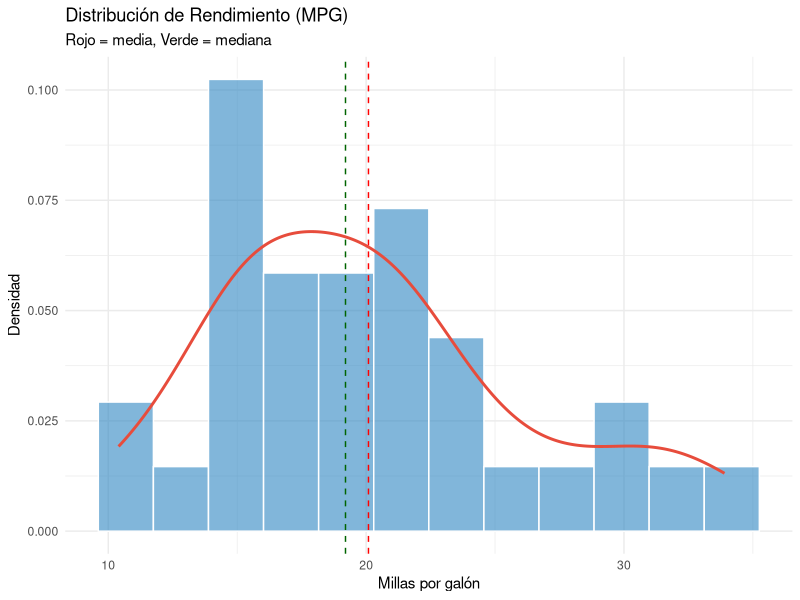
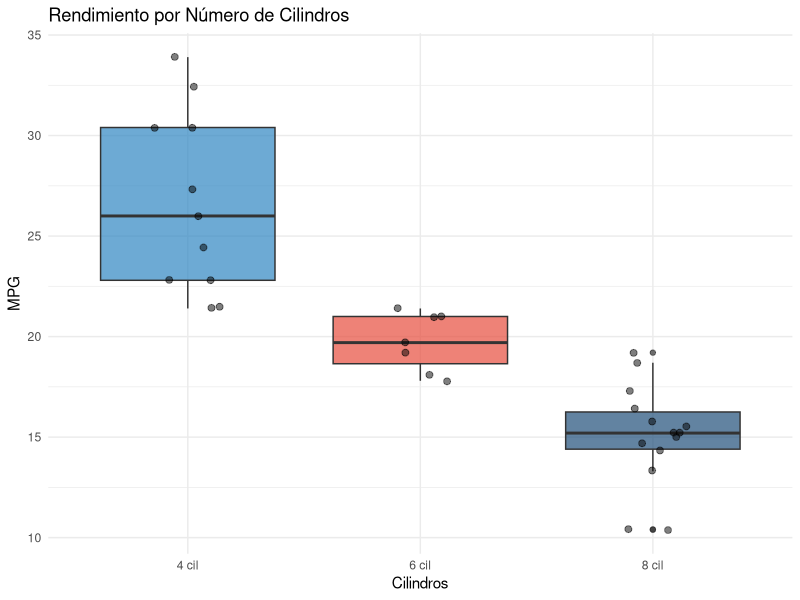
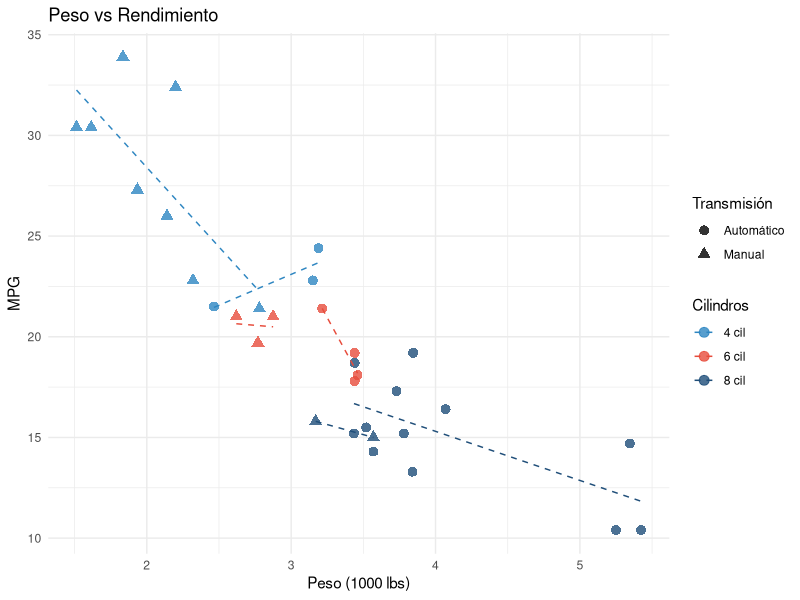
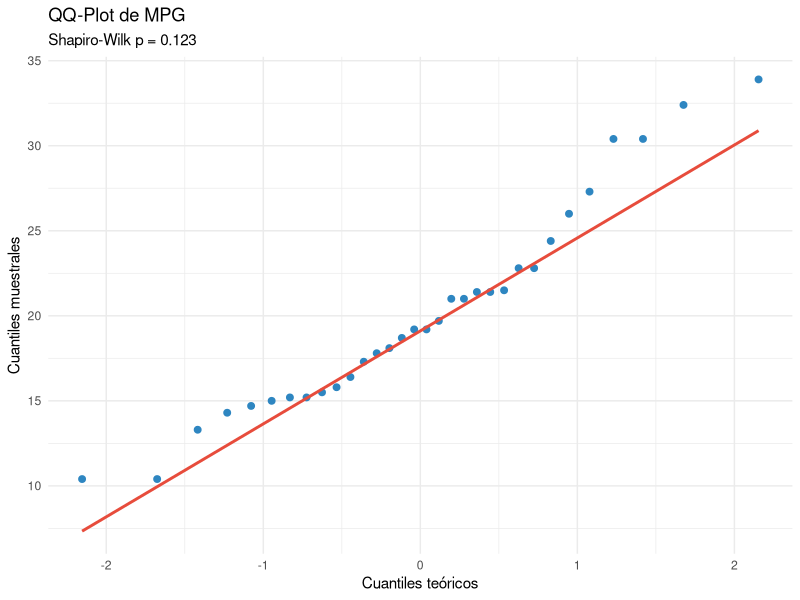
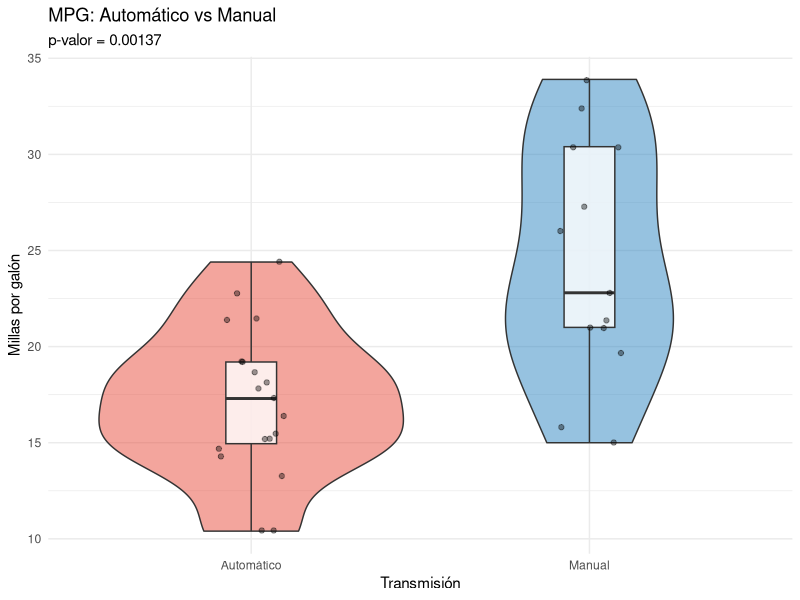
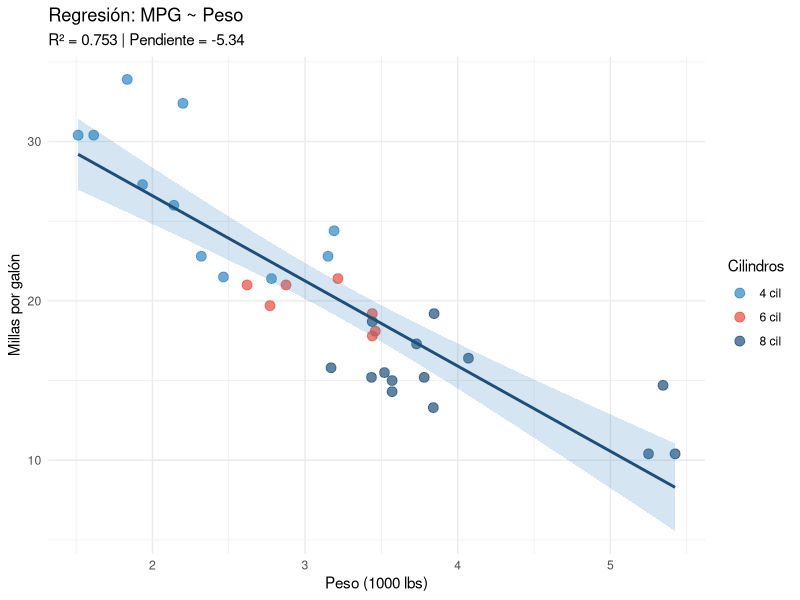
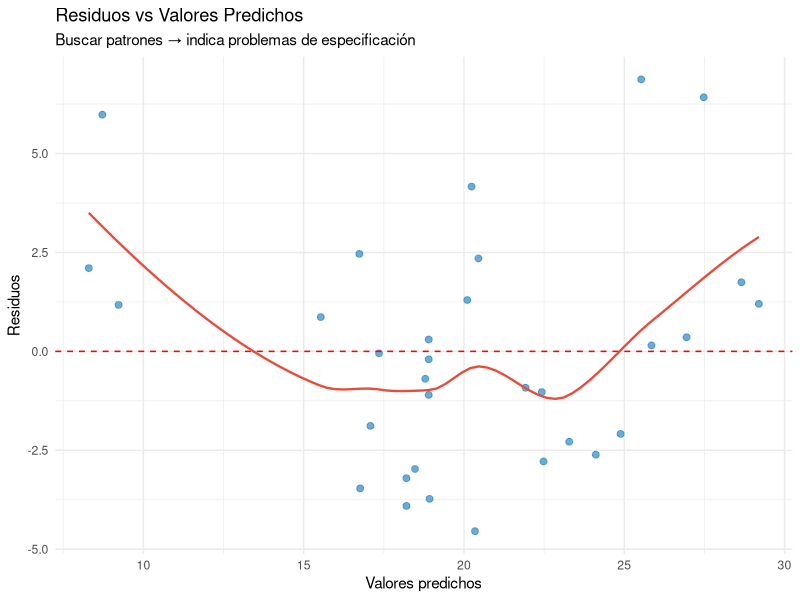

These figures' R source, in order:
## ---- chunk 1
#| label: setup
# install.packages(c("tidyverse", "ggplot2", "broom"))
library(tidyverse)
library(ggplot2)
library(broom)  # Para tidy() de modelos
## ---- chunk 2
#| label: exploracion
data(mtcars)

# Agregar nombres de autos como columna y crear factores
datos <- mtcars %>%
  rownames_to_column("modelo") %>%
  mutate(
    cilindros = factor(cyl, labels = c("4 cil", "6 cil", "8 cil")),
    transmision = factor(am, labels = c("Automático", "Manual")),
    forma_motor = factor(vs, labels = c("V", "Recto"))
  )

cat("--- Estructura del dataset ---\n")
cat("Dimensiones:", dim(datos), "\n")
cat("Variables:", ncol(datos), "\n\n")

cat("Primeras filas:\n")
print(head(datos[, c("modelo", "mpg", "hp", "wt", "cilindros", "transmision")]))

cat("\nResumen estadístico de variables clave:\n")
datos %>%
  select(mpg, hp, wt, qsec, disp) %>%
  summary() %>%
  print()

cat("\nValores faltantes por variable:\n")
print(colSums(is.na(datos)))
cat("→ No hay valores faltantes en mtcars\n")
## ---- chunk 3
#| label: descriptiva
resumen <- datos %>%
  group_by(cilindros) %>%
  summarise(
    n = n(),
    media_mpg = round(mean(mpg), 1),
    mediana_mpg = round(median(mpg), 1),
    sd_mpg = round(sd(mpg), 1),
    min_mpg = min(mpg),
    max_mpg = max(mpg),
    iqr_mpg = round(IQR(mpg), 1),
    cv_mpg = round(sd(mpg) / mean(mpg) * 100, 1),
    media_hp = round(mean(hp), 0),
    media_wt = round(mean(wt), 2),
    .groups = "drop"
  )

cat("--- Resumen por número de cilindros ---\n")
print(as.data.frame(resumen))
## ---- chunk 4
#| label: outliers
cat("--- Detección de outliers en MPG ---\n")
Q1 <- quantile(datos$mpg, 0.25)
Q3 <- quantile(datos$mpg, 0.75)
IQR_val <- IQR(datos$mpg)
cat("Q1:", Q1, " Q3:", Q3, " IQR:", IQR_val, "\n")
cat("Límites: [", Q1 - 1.5 * IQR_val, ",", Q3 + 1.5 * IQR_val, "]\n")

outliers <- datos %>%
  filter(mpg < Q1 - 1.5 * IQR_val | mpg > Q3 + 1.5 * IQR_val) %>%
  select(modelo, mpg, cilindros)
cat("Outliers:", nrow(outliers), "\n")
if (nrow(outliers) > 0) print(outliers)
## ---- chunk 5
#| label: fig-histograma
#| fig-cap: "Distribución de rendimiento (MPG)"
ggplot(datos, aes(x = mpg)) +
  geom_histogram(aes(y = after_stat(density)), bins = 12,
                 fill = "#2E86C1", alpha = 0.6, color = "white") +
  geom_density(color = "#E74C3C", size = 1) +
  geom_vline(aes(xintercept = mean(mpg)), color = "red",
             linetype = "dashed") +
  geom_vline(aes(xintercept = median(mpg)), color = "darkgreen",
             linetype = "dashed") +
  labs(title = "Distribución de Rendimiento (MPG)",
       subtitle = "Rojo = media, Verde = mediana",
       x = "Millas por galón", y = "Densidad") +
  theme_minimal()
## ---- chunk 6
#| label: fig-boxplot
#| fig-cap: "Rendimiento por número de cilindros"
ggplot(datos, aes(x = cilindros, y = mpg, fill = cilindros)) +
  geom_boxplot(alpha = 0.7) +
  geom_jitter(width = 0.15, alpha = 0.5, size = 2) +
  scale_fill_manual(values = c("#2E86C1", "#E74C3C", "#1F4E79")) +
  labs(title = "Rendimiento por Número de Cilindros",
       x = "Cilindros", y = "MPG") +
  theme_minimal() +
  theme(legend.position = "none")
## ---- chunk 7
#| label: fig-scatter
#| fig-cap: "Peso vs rendimiento por cilindros y transmisión"
ggplot(datos, aes(x = wt, y = mpg, color = cilindros, shape = transmision)) +
  geom_point(size = 3, alpha = 0.8) +
  geom_smooth(method = "lm", se = FALSE, linetype = "dashed", size = 0.5) +
  scale_color_manual(values = c("#2E86C1", "#E74C3C", "#1F4E79")) +
  labs(title = "Peso vs Rendimiento",
       x = "Peso (1000 lbs)", y = "MPG",
       color = "Cilindros", shape = "Transmisión") +
  theme_minimal()
## ---- chunk 8
#| label: correlaciones
vars_num <- datos %>% select(mpg, hp, wt, disp, qsec)
cor_matrix <- cor(vars_num)
cat("--- Matriz de correlaciones ---\n")
print(round(cor_matrix, 2))
## ---- chunk 9
#| label: normalidad
cat("--- Test de normalidad para MPG ---\n")
shapiro_test <- shapiro.test(datos$mpg)
cat("Shapiro-Wilk: W =", round(shapiro_test$statistic, 4),
    ", p-valor =", round(shapiro_test$p.value, 4), "\n")
cat("→", ifelse(shapiro_test$p.value > 0.05,
                "No rechazamos normalidad (p > 0.05)",
                "Rechazamos normalidad (p ≤ 0.05)"), "\n")
## ---- chunk 10
#| label: fig-qq
#| fig-cap: "QQ-Plot para evaluar normalidad de MPG"
ggplot(datos, aes(sample = mpg)) +
  stat_qq(color = "#2E86C1", size = 2) +
  stat_qq_line(color = "#E74C3C", size = 1) +
  labs(title = "QQ-Plot de MPG",
       subtitle = paste("Shapiro-Wilk p =", round(shapiro_test$p.value, 3)),
       x = "Cuantiles teóricos", y = "Cuantiles muestrales") +
  theme_minimal()
## ---- chunk 11
#| label: normalidad-grupo
cat("Test de normalidad por grupo de cilindros:\n")
datos %>%
  group_by(cilindros) %>%
  summarise(
    n = n(),
    W = round(shapiro.test(mpg)$statistic, 4),
    p_valor = round(shapiro.test(mpg)$p.value, 4),
    normal = ifelse(shapiro.test(mpg)$p.value > 0.05, "Sí", "No"),
    .groups = "drop"
  ) %>%
  print()
## ---- chunk 12
#| label: probabilidades
cat("--- Probabilidades empíricas ---\n")
cat("P(MPG > 25):", round(mean(datos$mpg > 25), 3), "\n")
cat("P(MPG < 15):", round(mean(datos$mpg < 15), 3), "\n")
cat("P(15 < MPG < 25):", round(mean(datos$mpg > 15 & datos$mpg < 25), 3), "\n")

mu_mpg <- mean(datos$mpg)
sd_mpg <- sd(datos$mpg)
cat("\nSi asumimos MPG ~ N(", round(mu_mpg, 1), ",", round(sd_mpg, 1), "):\n")
cat("P(MPG > 25):", round(1 - pnorm(25, mu_mpg, sd_mpg), 3), "\n")
cat("P(MPG < 15):", round(pnorm(15, mu_mpg, sd_mpg), 3), "\n")
## ---- chunk 13
#| label: ic-media
cat("--- IC para la media de MPG ---\n")
test_mpg <- t.test(datos$mpg, conf.level = 0.95)
cat("x̄ =", round(test_mpg$estimate, 2), "\n")
cat("IC 95%: [", round(test_mpg$conf.int[1], 2), ",",
    round(test_mpg$conf.int[2], 2), "]\n")
## ---- chunk 14
#| label: t-test
cat("--- Comparación: Manual vs Automático ---\n")
test_trans <- t.test(mpg ~ transmision, data = datos)
cat("Media Automático:", round(test_trans$estimate[1], 2), "\n")
cat("Media Manual:", round(test_trans$estimate[2], 2), "\n")
cat("Diferencia:", round(diff(test_trans$estimate), 2), "\n")
cat("IC 95% para diferencia: [", round(test_trans$conf.int[1], 2), ",",
    round(test_trans$conf.int[2], 2), "]\n")
cat("p-valor:", format(test_trans$p.value, digits = 4), "\n")
cat("→", ifelse(test_trans$p.value < 0.05,
                "Diferencia significativa (p < 0.05)",
                "Diferencia no significativa (p ≥ 0.05)"), "\n")
## ---- chunk 15
#| label: fig-transmision
#| fig-cap: "Comparación de MPG entre tipos de transmisión"
ggplot(datos, aes(x = transmision, y = mpg, fill = transmision)) +
  geom_violin(alpha = 0.5) +
  geom_boxplot(width = 0.15, fill = "white", alpha = 0.8) +
  geom_jitter(width = 0.1, alpha = 0.4) +
  scale_fill_manual(values = c("#E74C3C", "#2E86C1")) +
  labs(title = "MPG: Automático vs Manual",
       subtitle = paste("p-valor =", format(test_trans$p.value, digits = 3)),
       x = "Transmisión", y = "Millas por galón") +
  theme_minimal() +
  theme(legend.position = "none")
## ---- chunk 16
#| label: anova
cat("--- ANOVA: MPG según cilindros ---\n")
anova_cil <- aov(mpg ~ cilindros, data = datos)
cat("Tabla ANOVA:\n")
print(summary(anova_cil))

cat("\nComparaciones múltiples (Tukey HSD):\n")
tukey <- TukeyHSD(anova_cil)
print(tukey)
## ---- chunk 17
#| label: regresion-simple
modelo_simple <- lm(mpg ~ wt, data = datos)

cat("--- Modelo: mpg ~ wt ---\n")
print(summary(modelo_simple))

cat("\nIC 95% para coeficientes:\n")
print(confint(modelo_simple))

cat("\nInterpretación:\n")
cat("  Intercepto:", round(coef(modelo_simple)[1], 2),
    "→ MPG estimado cuando peso = 0 (extrapolación)\n")
cat("  Pendiente (wt):", round(coef(modelo_simple)[2], 2),
    "→ Por cada 1000 lbs adicionales, MPG baja en",
    round(abs(coef(modelo_simple)[2]), 2), "\n")
cat("  R²:", round(summary(modelo_simple)$r.squared, 3),
    "→ El peso explica", round(summary(modelo_simple)$r.squared * 100, 1),
    "% de la variación en MPG\n")
## ---- chunk 18
#| label: predicciones
nuevos_pesos <- data.frame(wt = c(2.0, 3.0, 4.0, 5.0))
pred <- predict(modelo_simple, nuevos_pesos, interval = "confidence", level = 0.95)
cat("Predicciones con IC 95%:\n")
print(cbind(nuevos_pesos, round(pred, 2)))
## ---- chunk 19
#| label: fig-regresion
#| fig-cap: "Regresión lineal: MPG como función del peso"
ggplot(datos, aes(x = wt, y = mpg)) +
  geom_point(aes(color = cilindros), size = 3, alpha = 0.7) +
  geom_smooth(method = "lm", se = TRUE, color = "#1F4E79",
              fill = "#2E86C1", alpha = 0.2) +
  scale_color_manual(values = c("#2E86C1", "#E74C3C", "#1F4E79")) +
  labs(title = "Regresión: MPG ~ Peso",
       subtitle = paste("R² =", round(summary(modelo_simple)$r.squared, 3),
                        "| Pendiente =", round(coef(modelo_simple)[2], 2)),
       x = "Peso (1000 lbs)", y = "Millas por galón",
       color = "Cilindros") +
  theme_minimal()
## ---- chunk 20
#| label: diagnosticos
datos$residuos <- residuals(modelo_simple)
datos$predichos <- fitted(modelo_simple)

shapiro_res <- shapiro.test(datos$residuos)
cat("Normalidad de residuos (Shapiro-Wilk): p =",
    round(shapiro_res$p.value, 4), "\n")
## ---- chunk 21
#| label: fig-residuos
#| fig-cap: "Residuos vs valores predichos"
ggplot(datos, aes(x = predichos, y = residuos)) +
  geom_point(color = "#2E86C1", alpha = 0.7, size = 2) +
  geom_hline(yintercept = 0, color = "red", linetype = "dashed") +
  geom_smooth(method = "loess", se = FALSE, color = "#E74C3C", size = 0.8) +
  labs(title = "Residuos vs Valores Predichos",
       subtitle = "Buscar patrones → indica problemas de especificación",
       x = "Valores predichos", y = "Residuos") +
  theme_minimal()
## ---- chunk 22
#| label: regresion-multiple
modelo_multi <- lm(mpg ~ wt + hp + factor(cyl), data = datos)

cat("--- Modelo: mpg ~ wt + hp + cilindros ---\n")
print(summary(modelo_multi))

cat("\nIC 95% para coeficientes:\n")
print(confint(modelo_multi))
## ---- chunk 23
#| label: comparacion-modelos
modelo_1 <- lm(mpg ~ wt, data = datos)
modelo_2 <- lm(mpg ~ wt + hp, data = datos)
modelo_3 <- lm(mpg ~ wt + hp + factor(cyl), data = datos)

comparacion <- data.frame(
  modelo = c("mpg ~ wt", "mpg ~ wt + hp", "mpg ~ wt + hp + cyl"),
  R2 = c(summary(modelo_1)$r.squared,
         summary(modelo_2)$r.squared,
         summary(modelo_3)$r.squared),
  R2_adj = c(summary(modelo_1)$adj.r.squared,
             summary(modelo_2)$adj.r.squared,
             summary(modelo_3)$adj.r.squared),
  AIC = c(AIC(modelo_1), AIC(modelo_2), AIC(modelo_3)),
  BIC = c(BIC(modelo_1), BIC(modelo_2), BIC(modelo_3))
)
comparacion[, 2:5] <- round(comparacion[, 2:5], 3)
print(comparacion)

cat("\nTest F: Modelo 2 vs Modelo 3 (¿cyl agrega información?):\n")
print(anova(modelo_2, modelo_3))
## ---- chunk 24
#| label: resumen-final
cat("Dataset: mtcars (32 automóviles)\n")
cat("Variable dependiente: MPG (rendimiento)\n\n")

cat("Hallazgos principales:\n")
cat("1. El MPG promedio es", round(mean(datos$mpg), 1),
    "(DE =", round(sd(datos$mpg), 1), ")\n")
cat("2. Los autos manuales tienen mejor rendimiento que los automáticos\n")
cat("   (diferencia:", round(abs(diff(test_trans$estimate)), 1), "MPG, p =",
    format(test_trans$p.value, digits = 3), ")\n")
cat("3. Hay diferencias significativas de MPG entre cilindros (ANOVA p < 0.001)\n")
cat("4. El peso es el mejor predictor individual de MPG (R² =",
    round(summary(modelo_1)$r.squared, 3), ")\n")
cat("5. El modelo múltiple (wt + hp + cyl) explica",
    round(summary(modelo_3)$r.squared * 100, 1), "% de la variación\n")
